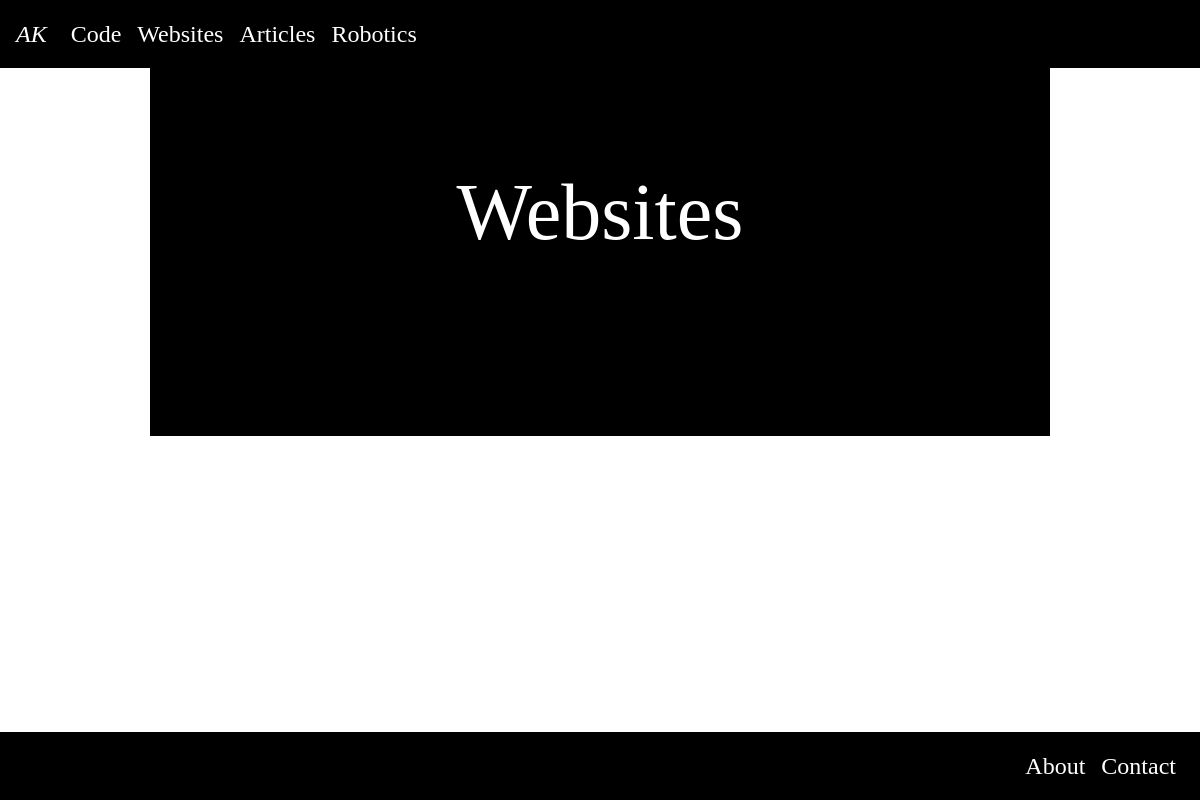
Page /websites/ on the earlier database version.
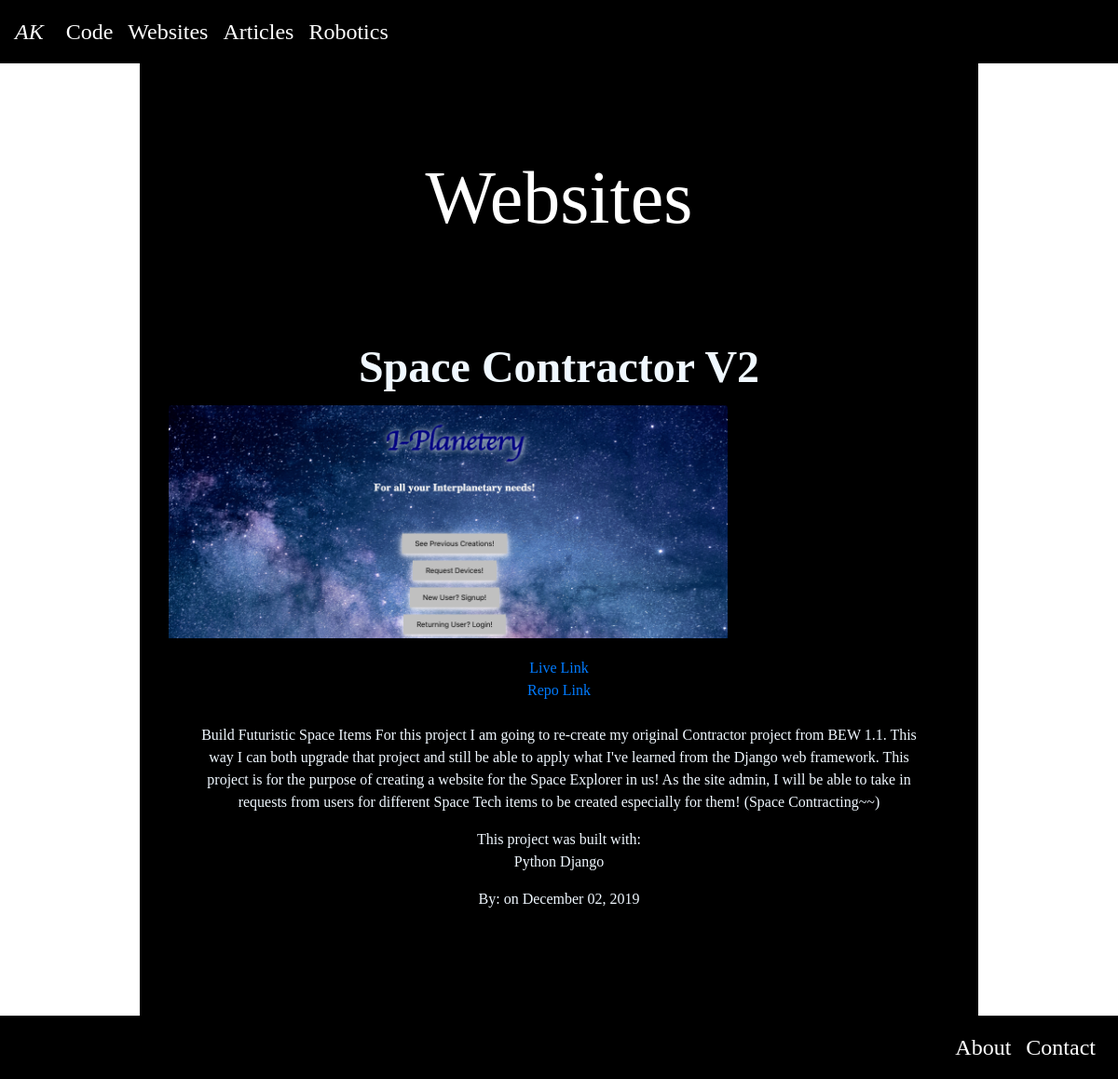
Same page on the later database version.
### websites/models.py (models this page shows, shortened)
class Website(models.Model):
    title = models.CharField(max_length=255)
    img = models.ImageField(upload_to='pics/')
    live_url = models.URLField(max_length=200)
    repo_url = models.URLField(max_length=200)
    summary = models.TextField()
    created_on = models.DateTimeField(auto_now_add=False)
    built_with = models.TextField()

### websites/views.py (the view)
# urls.py: path('', WebsiteMainView.as_view(), name='website-main-page'),
class WebsiteMainView(ListView):
    model = Website
    def get(self, request):
        context={
            'websites': Website.objects.all()
    }
        return render(request, 'websites/website_index.html', context)

### websites/templates/websites/website_index.html (shortened to what this page needs)
{%extends 'base.html'%}
{% load static %}
{%block title %}
<h1>Websites</h1>
{% endblock%}
{%block content %}
<div class = 'container col-xs-1' align="center" style="color: aliceblue;">
{% for website in websites %}
<div class="card mb-3"style="max-width: 900px; background-color: rgba(253, 253, 253, 0);">
    <h2 class="card-title" style="font-size: 3em;"><strong>{{website.title}}</strong></h2>
    <img class="card-img-top img-fluid" src="../../../static/personal_site/{{website.img}}" style="height: 250px; width: 600px;">
    <div class="card-body">
        <a href="#">Live Link</a><br>
        <a href="#">Repo Link</a><br><br>
        <p class="card-text">{{website.summary}}</strong></p>
        <p class="card-text">This project was built with: <br>{{website.built_with}}</strong></p>
        <p class="card-text">By: {{website.author}}  on {{website.created_on | date:"F d, Y"}}</p>
    </div>
  </div>
  <br><br><br>
{% endfor %}
{% endblock%}

### templates/base.html (shortened to what this page needs)
<!DOCTYPE html>
<html lang="en">
<head>
    {% load static %}
    <link rel="stylesheet" href="https://maxcdn.bootstrapcdn.com/bootstrap/4.0.0/css/bootstrap.min.css">
    <link rel="stylesheet" type="text/css" href="{% static 'personal_site/style.css' %}">
</head>
<body>
<nav class="navbar sticky-top navbar-expand-lg navbar-dark" style="background-color: #000000;">
    <a class="navbar-brand" href="/" style="font-size: 1em; font-style: italic;"> AK </a>
    <div class="collapse navbar-collapse" id="navbarNav">
      <ul class="navbar-nav">
        <li class="nav-item active">
          <a class="nav-link" href="/code/"> Code </a>
        </li>
        <li class="nav-item active">
          <a class="nav-link" href="/websites/">Websites</a>
        </li>
        <li class="nav-item active">
          <a class="nav-link" href="/articles/">Articles</a>
        </li>
        <li class="nav-item active">
          <a class="nav-link disabled" href="/robotics/">Robotics</a>
        </li>
      </ul>
    </div>
  </nav>
<div class="container-fluid d-flex flex-column" style="background-color: #000000; height:100%; max-width:900px;">
  <div class="row-fluid">
        <br><br><br><br>
                        {%block title%}<h1> AK Inventions</h1>{%endblock%}
        <br><br><br><br>
    </div>
    {% block content %}
    {% endblock %}
    <br><br><br>
</div>
<nav class="navbar fixed-bottom navbar-expand-lg navbar-dark" style="background-color: #000000;">
    <div class="collapse navbar-collapse" id="navbarNav">
      <ul class="nav navbar-nav ml-auto">
        <li class="nav-item active">
          <a class="nav-link" href="/about/">About</a>
        </li>
        <li class="nav-item active">
          <a class="nav-link" href="/contact/">Contact</a>
        </li>
      </ul>
    </div>
  </nav>
</body>
</html>

### static/personal_site/style.css (style rules this page uses)
body { background-image: url(pics/space.jpg); background-repeat: no-repeat; background-attachment: fixed; background-size: cover; font-family: fantasy; }
h1 { color: white; text-align: center; font-size: 5em; }
nav { font-size: 1.5em; }

Differences in the rows shown:
added Website: title "Space Contractor V2", img (picture), summary "Build Futuristic Space Items For this project I am going to re-create my original Contractor project from BEW 1.1. This way I can both upgrade that project and still be able to apply what I've learned from the Django web framework. This project is for the purpose of creating a website for the Space Explorer in us! As the site admin, I will be able to take in requests from users for different Space Tech items to be created especially for them! (Space Contracting~~)", built_with "Python Django", created_on "December 02, 2019"
